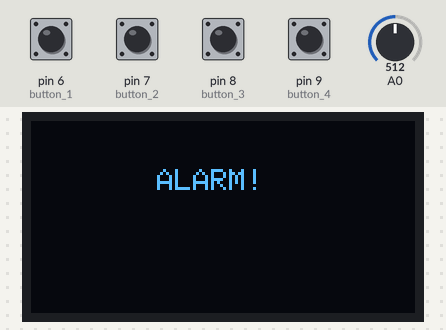
Simulated run of this sketch. Board: Arduino Uno, built with avr-gcc and run on an emulated ATmega328P. Parts: 128×64 one-colour display. The test bench sets the inputs (shaded band); at power-on: pin 6 (button_1), pin 7 (button_2), pin 8 (button_3), pin 9 (button_4) HIGH, A0 = 512. EEPROM starts erased; what the sketch prints to the serial monitor is not drawn.

Above: at 1.2 s.
1.3 s: pin 6 (button_1) pulled LOW for 0.15 s
At 12.2 s:
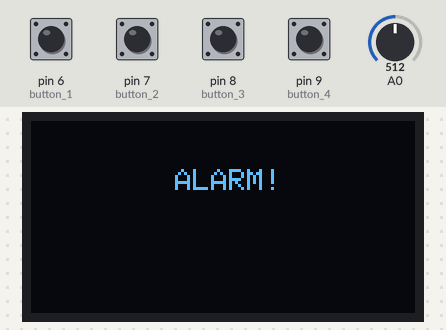
Timing chart, 0 to 12.5 s (numbered marks = the images above; inputs shaded):
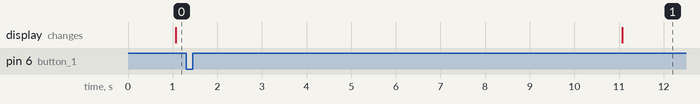

The sketch:

MiniClock_OLED.ino
```cpp
#include <Adafruit_SSD1306.h>
#include <Adafruit_GFX.h>
#include <TimerOne.h>
#include <EEPROM.h>

#define OLED_RESET -1
Adafruit_SSD1306 OLED(OLED_RESET);

#define button_1 6  //Save data of time in EEPROM
#define button_2 7  //Set Minute
#define button_3 8  //Set Hour
#define button_4 9  //Change Mode

#define clockTime 0 // Normal Mode

#define setClockTime 1 //Set Time Mode

#define setClockAlarm 2 //Set Alarm Mode

#define speaker 12

int8_t secondTime;
int8_t minuteTime;
int8_t hourTime;

int8_t minuteAlarm;
int8_t hourAlarm;

int mode = 0;

void updateTime()
{
  secondTime++;
  if (secondTime == 60)
  {
    minuteTime++;
    secondTime = 0;
  }
  if (minuteTime == 60)
  {
    hourTime++;
    minuteTime = 0;
  }
  if (hourTime == 24)
  {
    hourTime = 0;
  }
}

void up_or_down() //Functions for ADXL335
{
  int directX = analogRead(A0);
  if (directX > 400)
  {
    // Serial.println("RO");
    OLED.setRotation(0);
  }
  if (directX < 300)
  {
    OLED.setRotation(2);
    // Serial.println("RO2");
  }
  // Serial.println(directX);
}

int bounce; // Functions of bounce
bool Button(int pin)
{
  if (!digitalRead(pin))
  {
    if (millis() - bounce > 500)
    {
      bounce = millis();
      return true;
    }
    bounce = millis();
  }
  return false;
}

void setup()
{
  Serial.begin(9600);
  OLED.begin(SSD1306_SWITCHCAPVCC, 0x3c);
  // Use Timer of every 1 sec
  Timer1.initialize();
  // Request updateTime every 1 sec follow Timer1.initialize();
  Timer1.attachInterrupt(updateTime);

  EEPROM.get(0, secondTime);  //Call time from Rom
  EEPROM.get(1, minuteTime);
  EEPROM.get(2, hourTime);
  EEPROM.get(3, minuteAlarm);
  EEPROM.get(4, hourAlarm);

  pinMode(button_1, INPUT_PULLUP);
  pinMode(button_2, INPUT_PULLUP);
  pinMode(button_3, INPUT_PULLUP);
  pinMode(button_4, INPUT_PULLUP);
}

void loop()
{
  up_or_down();

  if (Button(button_1))
  {
    EEPROM.update(0, secondTime); //Write in EEPROM
    EEPROM.update(1, minuteTime);
    EEPROM.update(2, hourTime);
    EEPROM.update(3, minuteAlarm);
    EEPROM.update(4, hourAlarm);
  }

  if (Button(button_2))
  {
    if (mode == setClockTime)
    {
      minuteTime++; //Add time minute in set time mode
      minuteTime %= 60;
    }
    else if (mode == setClockAlarm)
    {
      minuteAlarm++;  // Add time minute in set alarm mode
      minuteAlarm %= 60;
    }
  }

  if (Button(button_3))
  {
    if (mode == setClockTime)
    {
      hourTime++; //  Set Hour in Normal and Alarm
      hourTime %= 24;
    }
    else if (mode == setClockAlarm)
    {
      hourAlarm++;
      hourAlarm %= 24;
    }
  }

  if (Button(button_4))
  {
    mode++; //Change mode 0 1 2 are normal, set time and set alarm
    mode %= 3;
  }

  OLED.clearDisplay();
  OLED.setCursor(10, 0);
  OLED.setTextColor(WHITE);
  OLED.setTextSize(1.7);

  if (mode == clockTime)
  {
    OLED.println("Normal"); // In normal mode to print on this
    OLED.println("");
    OLED.print(hourTime);
    OLED.print(":");
    OLED.print(minuteTime);
    OLED.print(":");
    OLED.print(secondTime);
    // Serial.print("1");
  }
  else if (mode == setClockTime)
  {
    OLED.println("Set Time"); // In Set time mode to print on this
    OLED.println("");
    OLED.print(hourTime);
    OLED.print(":");
    OLED.print(minuteTime);
    OLED.print(":");
    OLED.print(secondTime);
    // Serial.print("2");
  }
  else if (mode == setClockAlarm)
  {
    OLED.println("Set Alarm");  // In Set alarm mode to print on this
    OLED.println("");
    OLED.print(hourAlarm);
    OLED.print(":");
    OLED.print(minuteAlarm);
    OLED.print(":");
    OLED.print(secondTime);
    // Serial.print("3");
  }

  if (minuteTime == minuteAlarm && hourTime == hourAlarm) // Set Alarm
  {
    Serial.println("ALARM");  // Notification "ALARM!"
    OLED.clearDisplay();
    OLED.println("ALARM!");
  }
  OLED.display();
}
```
